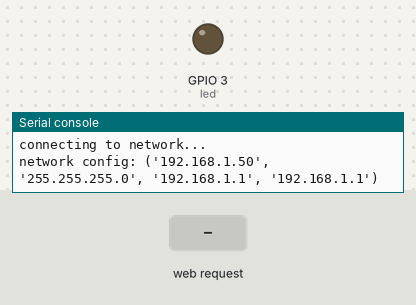
Bench run of a program on a simulated ESP32 board running MicroPython. On the bench: output pins drawn as LEDs (lit = HIGH), the last lines printed to the serial console. Dashed ring = blinking. The inputs (shaded band) are chosen by the test bench. WiFi joins after 1.5 s; a WiFi scan finds one network, HomeNet.

Above: at 4.7 s.
4.8 s: HTTP request GET /?LED=2 received
At 7.7 s:
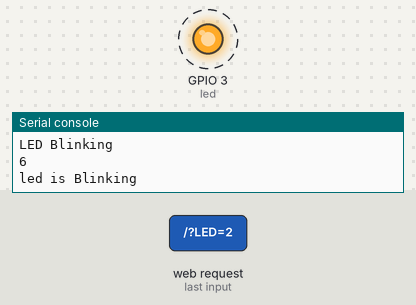
7.8 s: HTTP request GET /?LED=1 received
At 8.9 s:
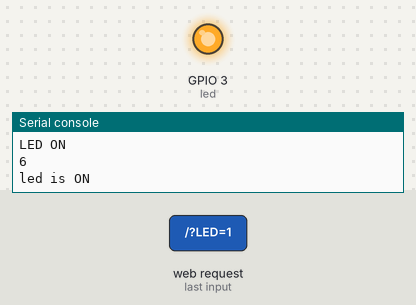
9.3 s: HTTP request GET /?LED=0 received
At 10.3 s:
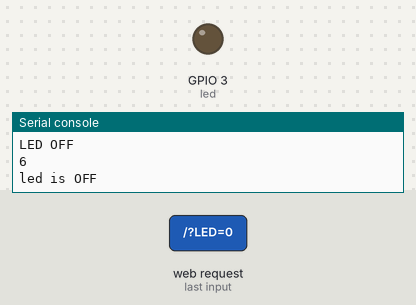
Timing chart, 0 to 12.3 s (numbered marks = the images above; inputs shaded):
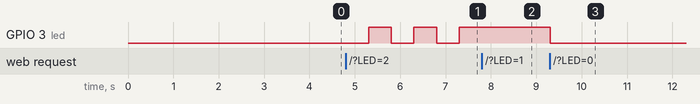

The program:

t015_web_server.py
```python
import network
import machine

led = machine.Pin(3,machine.Pin.OUT)
led.off()


ssid = b'\xe5\xaf\x82\xe5\xaf\x9e\xe5\xb0\x91\xe5\xa5\xb3\xe5\x9c\xa8\xe7\xba\xbf\xe6\xb1\x82\xe6\x92\xa9'
password = '19961226'

# config network
sta = network.WLAN(network.STA_IF)
if not sta.isconnected():

    print('connecting to network...')
    sta.active(True)
    sta.scan()
    sta.connect(ssid,password)
    sta.ifconfig()
    while not sta.isconnected():
        pass
print('network config:', sta.ifconfig())

# Configure the socket connection over TCP/IP
import socket
# AF_INET - use Internet Protocol v4 addresses
# SOCK_STREAM means that it is a TCP socket.
# SOCK_DGRAM means that it is a UDP socket.
s = socket.socket(socket.AF_INET,socket.SOCK_STREAM)
s.bind(('',80))
s.listen(5)

# **************
# Function for creating the web page to be dispalyed
def web_page():
    if isLedBlinking==True:
        led_state = 'Blinking'
        print('led is Blinking')
    else:
        if led.value()==1:
            led_state = 'ON'
            print('led is ON')
        elif led.value()==0:
            led_state = 'OFF'
            print('led is OFF')

    html_page = """
    <html>
    <head>
     <meta content="width=device-width, initial-scale=1" name="viewport"></meta>
    </head>
    <body>
     <center><h2>ESP32 Web Server in MicroPython </h2></center>
     <center>
      <form>
      <button name="LED" type="submit" value="1"> LED ON </button>
      <button name="LED" type="submit" value="0"> LED OFF </button>
      <button name="LED" type="submit" value="2"> LED BLINK </button>
      </form>
     </center>
     <center><p>LED is now <strong>""" + led_state + """</strong>.</p></center>
    </body>
    </html>"""
    return html_page


tim0 = machine.Timer(0)
def handle_callback(timer):
    led.value( not led.value() )
isLedBlinking = False

while True:

    # Socket accept()
    conn, addr = s.accept()
    print("Got connection from %s" % str(addr))

    # Socket receive()
    request=conn.recv(1024)
    print("")
    print("")
    print("Content %s" % str(request))

    # Socket send()
    request = str(request)
    led_on = request.find('/?LED=1')
    led_off = request.find('/?LED=0')
    led_blink = request.find('/?LED=2')
    if led_on == 6:
        print('LED ON')
        print(str(led_on))
        led.value(1)
        if isLedBlinking==True:
            tim0.deinit()
            isLedBlinking = False

    elif led_off == 6:
        print('LED OFF')
        print(str(led_off))
        led.value(0)
        if isLedBlinking==True:
            tim0.deinit()
            isLedBlinking = False

    elif led_blink == 6:
        print('LED Blinking')
        print(str(led_blink))
        isLedBlinking = True
        tim0.init(period=500, mode=machine.Timer.PERIODIC, callback=handle_callback)

    response = web_page()
    conn.send('HTTP/1.1 200 OK\n')
    conn.send('Content-Type: text/html\n')
    conn.send('Connection: close\n\n')
    conn.sendall(response)

    # Socket close()
    conn.close()
```

Measured:
- after the input at 4.8 s, GPIO 3 (led): alternates HIGH for 0.50 s and LOW for 0.50 s, starting after 0.50 s
- after the input at 7.8 s, GPIO 3 (led): stays HIGH (without the input it goes to LOW after 0.00 s)
- after the input at 9.3 s, GPIO 3 (led): HIGH → LOW at once
